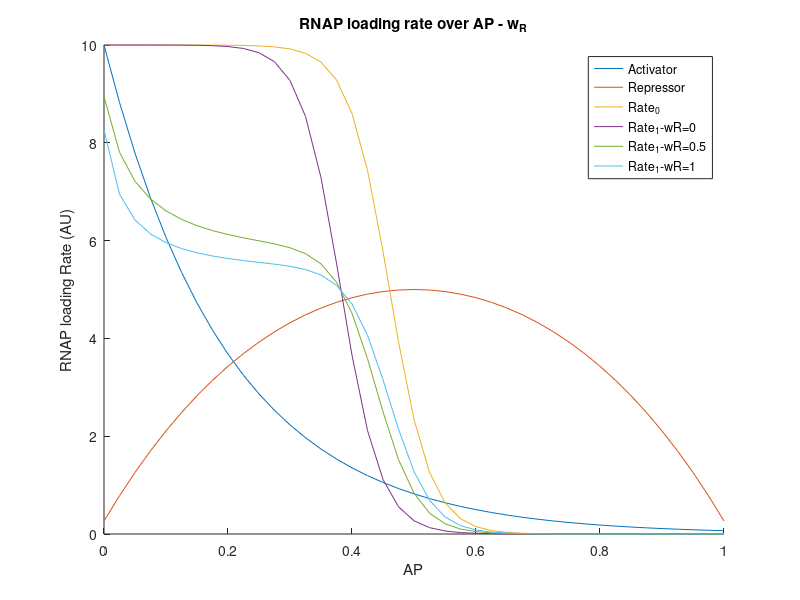

MATLAB code to generate this figure: (Note: this script raises an error after producing the figure.)
function OpposingGradient_Modeling_StaticInputs
%% Start from a simple case of six activator sites and one repressor site
% Here, what I calculate is the fold-change (either of rate or mRNA)
% Define the parameters that I need

% A (A/K_A) : Activator (Bcd)
% A can be defined as A^6, to take into account for the cooperativity, like
% Hill model.
% R (R/K_R) : Repressor (Runt)
% Here, Bcd and Runt has AP dependence (gradient), so now I will just take
% one timepoint, and plug those into the model to get some predictions
% (instantaneous rate?)
% for Bcd and Runt, let's start with somewhat ideal shape of gradient,
% expoenential, and made up gradient for Runt. I need to change these more
% realistically later, and also scaling!

%% 1) wR (interaction between Activator and Repressor in terms of binding)
clear all
X = linspace(0,1,41); 
BcdScale = 10;
RuntScale = 10;

% for Bcd, I start with this, with the length constant of 0.2, which is the value from Feng Liu's paper.
A = BcdScale * exp(-5*X); 
A6 =  A.^6;

R = RuntScale * (-1* exp((X-0.5).^2) + 1.3)/0.3;


% NA : number of activator binding sites, 1
% NR : number of repressor binding sites, 1
% wR : interaction between activator and repressor, 0 for competition, and
% 1 for no interaction in terms of the binding.
wR = [0 0.5 1];
% This distinction needs to be revisited since we don't actually kwnow how
% Runt represses Txn.

% r : rate when activator is binding
% rR : RNAP loading rate decrease, in case of repressor binding 
r = 10;
rR = 5;

% Partition function : 
% Rate_1 : Rate of RNAP loading for 1 repressor binding site
%Rate_1 = zeros(41,length(wR));
for i=1:length(wR)
    Rate_1(:,:,i) = (r*A6 + (r-rR)*A6.*R*wR(i)) ./ (1 + A6 + R + A6.*R*wR(i)) ; 
end
% Rate_0 : Rate of RNAP loading for 1 repressor binding site
Rate_0 = A6*r ./ (1+A6) ;

% I'm calculating this since this is now unitless, so easy to compare between data and prediction.
Ratio = Rate_1./Rate_0; 

%% plot Rate_1 and Rate_0 for wR
hold on
    plot(X,A)
    plot(X,R*0.5)
    plot(X,Rate_0)
    plot(X,Rate_1(:,:,1))
    plot(X,Rate_1(:,:,2))
    plot(X,Rate_1(:,:,3))
% for i=1:length(wR)
%     plot(X,Ratio(:,:,i))
% end
title('RNAP loading rate over AP - w_R')
xlabel('AP')
ylabel('RNAP loading Rate (AU)')
legend('Activator','Repressor','Rate_0','Rate_1-wR=0','Rate_1-wR=0.5','Rate_1-wR=1')
%,num2str(wR(1)),num2str(wR(2)),num2str(wR(3)))
standardizeFigure_YJK(gca,legend,[])

%% 2) r/rR ratio
clear all

X = linspace(0,1,41); 
BcdScale = 10;
RuntScale = 10;

% for Bcd, I start with this, with the length constant of 0.2, which is the value from Feng Liu's paper.
A =  BcdScale *exp(-5*X); 
A6 =  A.^6;

R = RuntScale * (-1* exp((X-0.5).^2) + 1.3)/0.3;


% NA : number of activator binding sites, 1
% NR : number of repressor binding sites, 1
% wR : interaction between activator and repressor, 0 for competition, and
% 1 for no interaction in terms of the binding.
wR = 1;%[0 0.5 1];
% This distinction needs to be revisited since we don't actually kwnow how
% Runt represses Txn.

% r : rate when activator is binding
% rR : RNAP loading rate decrease, in case of repressor binding 
r = 10;
%rR = 5;
% Think about r/rR
%rRatio = logspace(0,2,10);
rRatio = [1 2 5 10 100 1000];
rR = r./rRatio;
rRatio = 1./rRatio;
% Partition function : 
% Rate_1 : Rate of RNAP loading for 1 repressor binding site
%Rate_1 = zeros(41,length(wR));
for i=1:length(rRatio)
    Rate_1(:,:,i) = (r*A6 + (r-rR(i)).*A6.*R*wR) ./ (1 + A6 + R + A6.*R*wR) ; 
end
% Rate_0 : Rate of RNAP loading for 1 repressor binding site
Rate_0 = A6*r ./ (1+A6) ;

% I'm calculating this since this is now unitless, so easy to compare between data and prediction.
Ratio = Rate_1./Rate_0; 

%% Plot Rate_1 for different r/rR
hold on
% plot(X,A)
% plot(X,R)
plot(X,Rate_0)
for i=1:length(rR)
    %plot(0:0.025:1,Rate_1(:,:,i)./Rate_0(:,:))
    plot(0:0.025:1,Rate_1(:,:,i))
    pause
end
title('Rate_1 for different r_{R} /r')
xlabel('AP')
ylabel('RNAP loading rate (AU)')
legend('Rate_0',num2str(rRatio(1)),num2str(rRatio(2)),num2str(rRatio(3)),...
        num2str(rRatio(4)),num2str(rRatio(5)),num2str(rRatio(6)))
standardizeFigure_YJK(gca,legend,[])

%% 3) Scaling of R/K_R (basically K_R)
clear all
X = linspace(0,1,41); 
BcdScale = 10;
RuntScale = [10^(-2) 10^(-1) 1 10 10^2 10^3]; %10^4 10^5 10^6 10^7 10^8 10^9 10^10];

% for Bcd, I start with this, with the length constant of 0.2, which is the value from Feng Liu's paper.
A = BcdScale *exp(-5*X);
A6 =  A.^6;

for i=1:length(RuntScale)
    R(i,:) = RuntScale(i) * (-1* exp((X-0.5).^2) + 1.3)/0.3;
end

% NA : number of activator binding sites, 1
% NR : number of repressor binding sites, 1
% wR : interaction between activator and repressor, 0 for competition, and
% 1 for no interaction in terms of the binding.
wR = 1; %[0 0.5 1];
% This distinction needs to be revisited since we don't actually kwnow how
% Runt represses Txn.

% r : rate when activator is binding
% rR : RNAP loading rate decrease, in case of repressor binding 
r = 10;
rR = 5;

% Partition function : 
% Rate_1 : Rate of RNAP loading for 1 repressor binding site
%Rate_1 = zeros(41,length(wR));
% Rate_0 : Rate of RNAP loading for 1 repressor binding site
Rate_0 = A6*r ./ (1 + A6) ;

for i=1:length(RuntScale)
    Rate_1(i,:) = (r*A6 + (r-rR)*A6.*R(i,:)*wR) ./ (1 + A6 + R(i,:) + A6.*R(i,:)*wR) ; 
end

% I'm calculating this since this is now unitless, so easy to compare between data and prediction.
Ratio = Rate_1./Rate_0; 

%% Plot Rate_1 and Rate_0 for different K_R ratio
hold on
plot(X,A)
plot(X,R(4,:))
plot(X,Rate_0)
for i=1:length(RuntScale)
    plot(X,Rate_1(i,:))
    pause
end

title('RNAP loading rate over AP - K_R')
xlabel('AP')
ylabel('RNAP loading rate(AU)')
legend('Activator','Repressor','Rate_0','Rate_1-R=10^{-2}','Rate_1-R=10^{-1}',...
       'Rate_1-R=1','Rate_1-R=10','Rate_1-R=10^2','Rate_1-R=10^3')%,...
       %'Rate_1-R=10^4','Rate_1-R=10^5')
standardizeFigure_YJK(gca,legend,[])

%% 4) Scaling of A/K_A (basically K_A)
clear all
X = linspace(0,1,41); 
BcdScale = [10^(-3) 10^(-2) 10^(-1) 1 10 10^2 10^3 10^4 10^5 10^6];
RuntScale = 10;

% for Bcd, I start with this, with the length constant of 0.2, which is the value from Feng Liu's paper.
for i=1:length(BcdScale)
    A = exp(-5*X);
    A6(i,:) =  BcdScale(i) * A.^6;
end

R= RuntScale * (-1* exp((X-0.5).^2) + 1.3)/0.3;

% NA : number of activator binding sites, 6
% NR : number of repressor binding sites, 1
% wR : interaction between activator and repressor, 0 for competition, and
% 1 for no interaction in terms of the binding.
wR = 1; %[0 0.5 1];
% This distinction needs to be revisited since we don't actually kwnow how
% Runt represses Txn.

% r : rate when activator is binding
% rR : RNAP loading rate decrease, in case of repressor binding 
r = 10;
rR = 5;

% Partition function : 
% Rate_1 : Rate of RNAP loading for 1 repressor binding site
%Rate_1 = zeros(41,length(wR));
% Rate_0 : Rate of RNAP loading for 1 repressor binding site
Rate_0 = A6*r ./ (1 + A6) ;

for i=1:length(BcdScale)
    Rate_1(i,:) = (r*A6(i,:) + (r-rR)*A6(i,:).*R*wR) ./ (1 + A6(i,:) + R + A6(i,:).*R*wR) ; 
end

% I'm calculating this since this is now unitless, so easy to compare between data and prediction.
Ratio = Rate_1./Rate_0; 

%% Plot Rate_1 and Rate_0 for different K_A ratio
hold on
plot(X,A)
plot(X,R*0.5)
plot(X,Rate_0(10,:))
for i=1:length(BcdScale)
    plot(X,Rate_1(i,:))
    pause
end

title('RNAP loading rate over AP - K_R')
xlabel('AP')
ylabel('RNAP loading rate(AU)')
legend('Activator','Repressor','Rate_0','Rate_1-A=10^{-3}','Rate_1-R=10^{-2}',...
       'Rate_1-R=10^{-1}','Rate_1-R=1','Rate_1-R=10','Rate_1-R=10^2',...
       'Rate_1-R=10^3','Rate_1-R=10^4','Rate_1-R=10^5','Rate_1-R=10^6')%,...
       %'Rate_1-R=10^4','Rate_1-R=10^5')
standardizeFigure_YJK(gca,legend,[])

%% r2 prediction for simple vs additive repression
clear all
wR = 1;
r = 10;
rR = 5;

X = linspace(0,1,41); 
BcdScale = 10;
RuntScale = 10;

% for Bcd, I start with this, with the length constant of 0.2, which is the value from Feng Liu's paper.
A = BcdScale *exp(-5*X);
A6 =  A.^6;

R = RuntScale * (-1* exp((X-0.5).^2) + 1.3)/0.3;

% Partition function : 
% Rate_1 : Rate of RNAP loading for 1 repressor binding site
%Rate_1 = zeros(41,length(wR));

Rate_1 = (r*A6 + (r-rR).*A6.*R*wR) ./ (1 + A6 + R + A6.*R*wR) ; 
Rate_2_simple = (r*A6 + (r-rR).*A6.*R*wR + (r-rR).*A6.*R.^2*wR) ./ (1 + A6 + R + R.^2 + A6.*R*wR +  A6.*R.^2*wR) ; 
Rate_2_additive = (r*A6 + (r-rR).*A6.*R*wR + (r-2*rR).*A6.*R.^2*wR) ./ (1 + A6 + R + R.^2 + A6.*R*wR +  A6.*R.^2*wR) ; 


% Rate_0 : Rate of RNAP loading for 1 repressor binding site
Rate_0 = A6*r ./ (1+A6) ;

% I'm calculating this since this is now unitless, so easy to compare between data and prediction.
% This is actually a fold-change, so we can compare this value with the
% data.
Ratio_01 = Rate_1./Rate_0; 
Ratio_02_simple = Rate_2_simple./Rate_0;
Ratio_02_additive = Rate_2_additive./Rate_0;


%% Plot simple vs additive
hold on
plot(X,Rate_0)
pause
plot(X,Rate_1)
pause
plot(X,Rate_2_simple)
pause
plot(X,Rate_2_additive)

title('RNAP loading rate')
xlabel('AP')
ylabel('RNAP loading rate (AU)')
legend('Rate_0','Rate_1','Rate_2_ simple','Rate_2_ additive')
standardizeFigure_YJK(gca,legend,[])

%% r3 : simple vs additive
clear all

wR = 1;
r = 10;
rR = 5;

X = linspace(0,1,41); 
BcdScale = 10;
RuntScale = 10;

% for Bcd, I start with this, with the length constant of 0.2, which is the value from Feng Liu's paper.
A = BcdScale *exp(-5*X);
A6 =  A.^6;

R = RuntScale * (-1* exp((X-0.5).^2) + 1.3)/0.3;

% Partition function : 
Rate_1 = (r*A6 + (r-rR).*A6.*R*wR) ./ (1 + A6 + R + A6.*R*wR) ; 
Rate_2_simple = (r*A6 + (r-rR).*A6.*R*wR + (r-rR).*A6.*R.^2*wR^2) ./...
                    (1 + A6 + R + R.^2 + A6.*R*wR +  A6.*R.^2*wR^2) ; 
Rate_2_additive = (r*A6 + (r-rR).*A6.*R*wR + (r-2*rR).*A6.*R.^2*wR^2) ./...
                    (1 + A6 + R + R.^2 + A6.*R*wR +  A6.*R.^2*wR^2) ; 

% Rate_3 : Rate of RNAP loading for 3 repressor binding sites
Rate_3_simple = (r*A6 + (r-rR).*A6.*R*wR + (r-rR).*A6.*R.^2*wR + (r-rR).*A6.*R.^3*wR) ./...
                    (1 + A6 + R + R.^2 + R.^3 + A6.*R*wR +  A6.*R.^2*wR^2 +  A6.*R.^3*wR^3) ; 
Rate_3_additive = (r*A6 + (r-rR).*A6.*R*wR + (r-2*rR).*A6.*R.^2*wR + (r-3*rR).*A6.*R.^3*wR) ./...
                    (1 + A6 + R + R.^2 + R.^3 + A6.*R*wR +  A6.*R.^2*wR^2 +  A6.*R.^3*wR^3); 


% Rate_0 : Rate of RNAP loading for 1 repressor binding site
Rate_0 = A6*r ./ (1+A6) ;

% I'm calculating this since this is now unitless, so easy to compare between data and prediction.
% This is actually a fold-change, so we can compare this value with the
% data.
Ratio_03_simple = Rate_3_simple./Rate_0;
Ratio_03_additive = Rate_3_additive./Rate_0;

%% Plot for r3
hold on
plot(X,Rate_0)
pause
plot(X,Rate_1)
pause
plot(X,Rate_2_simple)
pause
plot(X,Rate_2_additive)
pause
plot(X,Rate_3_simple)
pause
plot(X,Rate_3_additive)

title('RNAP loading rate')
xlabel('AP')
ylabel('RNAP loading rate (AU)')
legend('Rate_0','Rate_1','Rate_2_ simple','Rate_2_ additive',...
        'Rate_3_ simple','Rate_3_ additive')
standardizeFigure_YJK(gca,legend,[])
     
%% Calculate the fold-change for r1/r0 (from data)to decide which wR to use

%% Think about 3D fitting

end